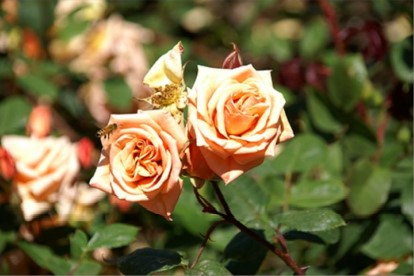
//> input picture rose.jpg, 414 x 276 px
$ ./main   (built with g++ and OpenCV 4)
//> lines starting //> are read from the running program, lines starting //| are printed output that depends on the picture
#include "opencv2/opencv.hpp"

#include<iostream>
#include<stdio.h>

using namespace std;
using namespace cv;

Mat img;
Point pt0ld;

void camera_in_video_out();
void filter_embosiong();
void blurring_mean();
void blurring_gaussian();
void unsharp_mask();
void noise_gaussian();
void filter_bilateral();
void filter_median();

//<8. 영상의 기하학적 변환>
void affine_transform();
void affine_translate();
void affine_scale();
void affine_rotation();
void affine_flip();
void on_mouse(int event, int x, int y, int flags, void*);

//<9. 에지 검출과 응용>
void sobel_edge();
void canny_edge();
void hough_lines();
void hough_line_segments();
void hough_circle();

// <11. 이진화와 모폴로지>
void on_threshold(int pos, void* userdata);
void on_trackbar(int pos, void* userdata);
void erode_dilate();
void open_close();

//<12. 레이블링과 외곽선 검출>
void labeling_basic();
void labeling_stats();

void contours_basic();
void contours_hier();

//<13. 객체 검출>

void template_matching();
void CascadeClassifier();
void detect_face();


void corner_harris();
void corner_fast();
void detect_keypoints();

// <트렉바 사용하기>
// void on_level_change(int pos,void* userdata);

Mat src;
Point2f srcPts[4], dstPts[4];

// void on_mouse(int event, int x, int y, int flags, void* userdata);

// <11.1 영상의 이진화>
// int main(int argc, char* argv[]) {
// [202 lines left out: functions main, drawLines, camera_in_video_out, not called in this run]

void filter_embosiong()
{
	Mat src = imread("rose.jpg", IMREAD_GRAYSCALE);
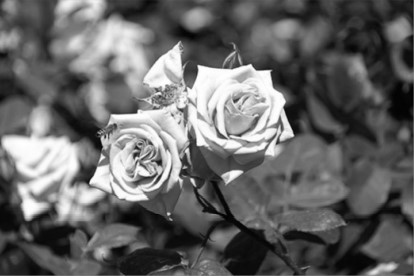
//> src: 276 rows x 414 cols, CV_8UC1; min 0, max 255, mean 101.9

	if(src.empty()) {
		cerr << "Image Load failed" << endl;
		return;
	}

	float data[]={-1,-1,0,-1,0,1,0,1,1};
	Mat emboss(3,3,CV_32FC1,data);

	Mat dst;
	filter2D(src, dst, -1, emboss,Point(-1,-1),128);
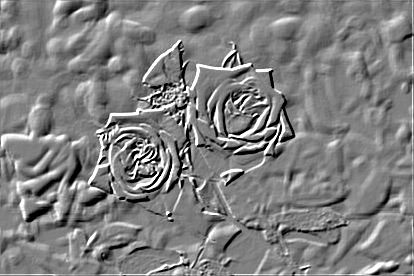
//> dst: 276 rows x 414 cols, CV_8UC1; min 0, max 255, mean 127.6

	imshow("src",src);
	imshow("dts",dst);

	waitKey();
	destroyAllWindows();
}

// [877 lines left out: functions blurring_mean, blurring_gaussian, unsharp_mask, noise_gaussian, filter_bilateral, filter_median and 24 more, not called in this run]


// added to run one function of the file
int main() { filter_embosiong(); }

$ run again, with kids.jpg copied over rose.jpg
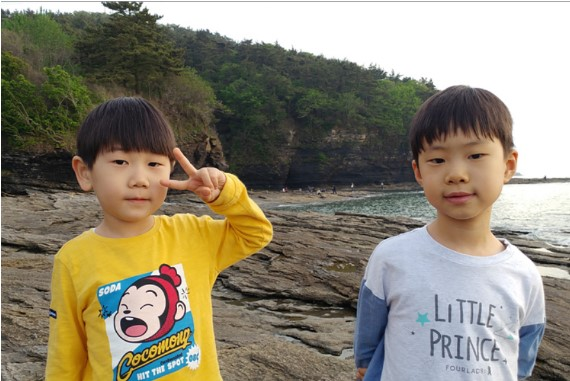
//> input picture kids.jpg, 570 x 381 px
//> in filter_embosiong, `Mat src = imread("rose.jpg", IMREAD_GRAYSCALE);`:
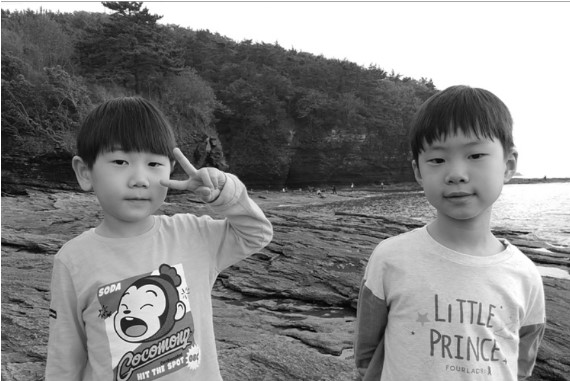
//> src: 381 rows x 570 cols, CV_8UC1; min 2, max 255, mean 133.6
//> in filter_embosiong, `filter2D(src, dst, -1, emboss,Point(-1,-1),128);`:
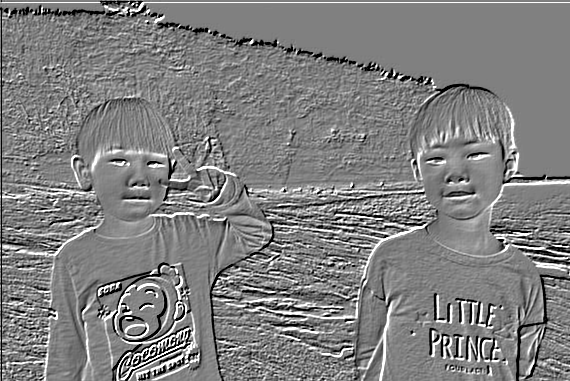
//> dst: 381 rows x 570 cols, CV_8UC1; min 0, max 255, mean 127.6
